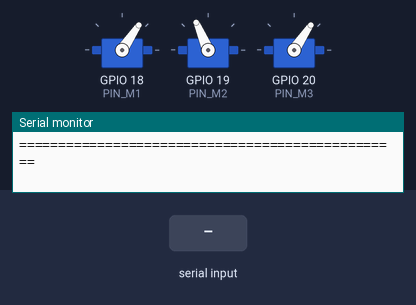
Simulated run of this sketch. Board: ESP32-S3. On the bench: 3 × servo, the last lines printed to the serial monitor. Inputs (shaded band) come from the test bench.

Above: at 1.2 s.
1.3 s: "M1 2000\n" received over Serial
At 1.8 s:
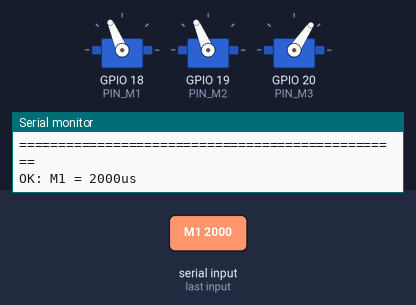
2.8 s: "ZERO\n" received over Serial
At 4.0 s:
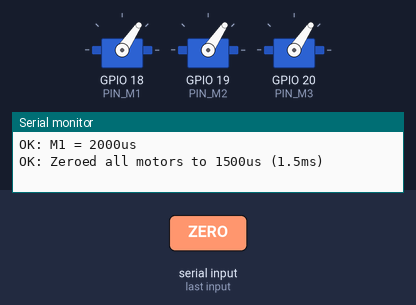
4.3 s: "M2 1800\n" received over Serial
At 5.3 s:
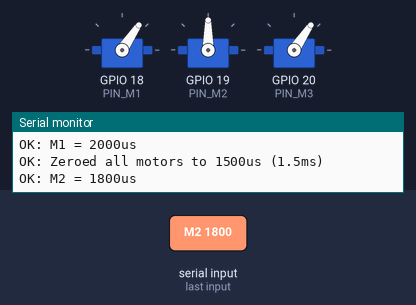
5.8 s: "M3 2500\n" received over Serial
At 6.5 s:
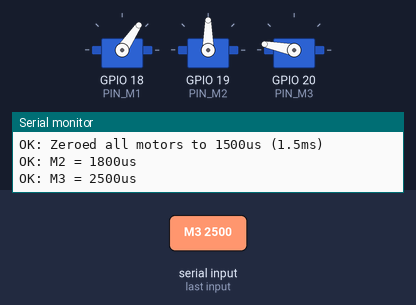
7.3 s: "M2 1480\n" received over Serial
At 7.6 s:
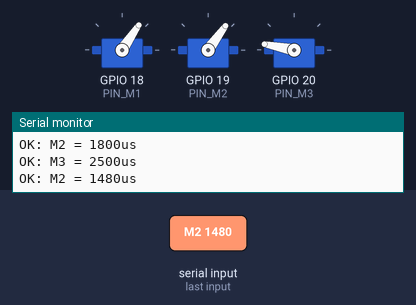
8.8 s: "HOME\n" received over Serial
At 9.9 s:
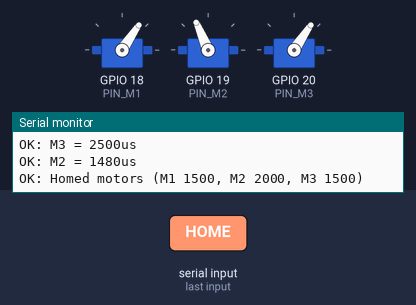
Timing chart, 0 to 11.3 s (numbered marks = the images above; inputs shaded):
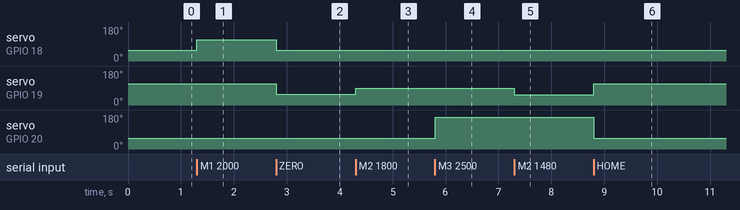

The sketch:

rasticrane_controller.ino
```cpp
/*
  =============================================================================
  ME416 Lab 2: RASTICrane 3-DOF Robot Arm Controller Firmware
  =============================================================================
  Target Hardware: ESP32-S3, ESP32, Arduino Uno / Mega / Nano, Teensy

  Controls 3 PWM Servos:
    - Motor 1 (M1): Shoulder Elev(Pin 18 on ESP32, or Pin 9 on Arduino)
    - Motor 2 (M2): Base Yaw     (Pin 19 on ESP32, or Pin 10 on Arduino)
    - Motor 3 (M3): Elbow Elev   (Pin 20 on ESP32, or Pin 11 on Arduino)

  Pulse Widths:
    - Zero Position: 1500 us (0 deg)
    - Home Position: 2500 us (+90 deg)
    - Range: 1500 us to 2500 us

  Serial Command Protocol (115200 baud, LF or CRLF terminator):
    - M1 <microseconds>       -> Shoulder servo (e.g. "M1 2000")
    - M2 <microseconds>       -> Base servo     (e.g. "M2 1800")
    - M3 <microseconds>       -> Elbow servo    (e.g. "M3 2500")
    - POS <m1> <m2> <m3>      -> e.g. "POS 2500 2500 2500"
    - HOME                    -> Sets M1, M2, M3 all to 2500 us (+90 deg)
    - ZERO                    -> Sets M1, M2, M3 all to 1500 us (0 deg)
    - STOP                    -> Detaches all servos (safe release / E-STOP)
    - PING                    -> Responds "PONG" with current pulse widths
  =============================================================================
*/

#if defined(ESP32) || defined(ARDUINO_ARCH_ESP32)
  #include <ESP32Servo.h>
  #define PIN_M1 18 // Shoulder
  #define PIN_M2 19 // Base Yaw
  #define PIN_M3 20 // Elbow
#else
  #include <Servo.h>
  #define PIN_M1 9  // Shoulder
  #define PIN_M2 10 // Base Yaw
  #define PIN_M3 11 // Elbow
#endif

// Servos
Servo servo1; // Shoulder (M1)
Servo servo2; // Base (M2)
Servo servo3; // Elbow (M3)

// Pulse Limits (Microseconds)
const int MIN_PULSE_US = 1000;
const int MAX_PULSE_US = 2600;
const int ZERO_US      = 1500; // 1.5ms for all motors
const int BASE_ZERO_US = 2000; // 0 deg center for M2 Base Yaw (+/-45 deg)
const int HOME_US      = 2500; // +90 deg

// Current target microsecond values (boot to 1500us Zero on all motors)
int currentM1 = ZERO_US;
int currentM2 = ZERO_US;
int currentM3 = ZERO_US;

bool servosAttached = false;
String inputString = "";
bool stringComplete = false;

void attachAllServos() {
  if (!servosAttached) {
    #if defined(ESP32) || defined(ARDUINO_ARCH_ESP32)
      servo1.setPeriodHertz(50);
      servo2.setPeriodHertz(50);
      servo3.setPeriodHertz(50);
    #endif
    servo1.attach(PIN_M1, MIN_PULSE_US, MAX_PULSE_US);
    servo2.attach(PIN_M2, MIN_PULSE_US, MAX_PULSE_US);
    servo3.attach(PIN_M3, MIN_PULSE_US, MAX_PULSE_US);
    servosAttached = true;
  }
}

void detachAllServos() {
  if (servosAttached) {
    servo1.detach();
    servo2.detach();
    servo3.detach();
    servosAttached = false;
    Serial.println("OK: Servos detached (E-STOP)");
  }
}

void applyPulses() {
  attachAllServos();
  servo1.writeMicroseconds(currentM1);
  servo2.writeMicroseconds(currentM2);
  servo3.writeMicroseconds(currentM3);
}

void setHome() {
  currentM1 = 1500;
  currentM2 = 2000;
  currentM3 = 1500;
  applyPulses();
  Serial.println("OK: Homed motors (M1 1500, M2 2000, M3 1500)");
}

void setZero() {
  currentM1 = ZERO_US;
  currentM2 = ZERO_US;
  currentM3 = ZERO_US;
  applyPulses();
  Serial.println("OK: Zeroed all motors to 1500us (1.5ms)");
}

void setup() {
  Serial.begin(115200);
  while (!Serial && millis() < 2000) {} // Brief settle

  inputString.reserve(64);

  // Initialize and go to home position (M1: 1500us, M2: 2000us, M3: 1500us)
  attachAllServos();
  setHome();

  Serial.println("=================================================");
  Serial.println("RASTICrane ME416 Robot Arm Controller Ready");
  Serial.println("Baud: 115200 | Home: M1 1500us | M2 2000us | M3 1500us");
  Serial.println("Commands: M1 <us>, M2 <us>, M3 <us>, POS <m1> <m2> <m3>, HOME, ZERO, STOP");
  Serial.println("=================================================");
}

void parseAndExecuteCommand(String cmd) {
  cmd.trim();
  if (cmd.length() == 0) return;

  cmd.toUpperCase();

  if (cmd == "HOME") {
    setHome();
    return;
  }

  if (cmd == "ZERO") {
    setZero();
    return;
  }

  if (cmd == "STOP" || cmd == "ESTOP") {
    detachAllServos();
    return;
  }

  if (cmd == "PING") {
    Serial.print("PONG M1:");
    Serial.print(currentM1);
    Serial.print(" M2:");
    Serial.print(currentM2);
    Serial.print(" M3:");
    Serial.println(currentM3);
    return;
  }

  // Multi-motor command: "POS 1500 1480 1520"
  if (cmd.startsWith("POS")) {
    int p1 = cmd.indexOf(' ');
    int p2 = cmd.indexOf(' ', p1 + 1);
    int p3 = cmd.indexOf(' ', p2 + 1);
    if (p1 > 0 && p2 > 0 && p3 > 0) {
      int m1 = cmd.substring(p1 + 1, p2).toInt();
      int m2 = cmd.substring(p2 + 1, p3).toInt();
      int m3 = cmd.substring(p3 + 1).toInt();

      currentM1 = constrain(m1, MIN_PULSE_US, MAX_PULSE_US);
      currentM2 = constrain(m2, MIN_PULSE_US, MAX_PULSE_US);
      currentM3 = constrain(m3, MIN_PULSE_US, MAX_PULSE_US);
      applyPulses();

      Serial.print("OK: POS ");
      Serial.print(currentM1);
      Serial.print(" ");
      Serial.print(currentM2);
      Serial.print(" ");
      Serial.println(currentM3);
      return;
    }
  }

  // Single motor commands: "M1 1500", "M2 1480", "M3 1520"
  if (cmd.startsWith("M1") || cmd.startsWith("M2") || cmd.startsWith("M3")) {
    int motorIdx = cmd.charAt(1) - '0';
    int spaceIdx = cmd.indexOf(' ');
    if (spaceIdx > 0) {
      int us = cmd.substring(spaceIdx + 1).toInt();
      us = constrain(us, MIN_PULSE_US, MAX_PULSE_US);

      if (motorIdx == 1) currentM1 = us;
      else if (motorIdx == 2) currentM2 = us;
      else if (motorIdx == 3) currentM3 = us;

      applyPulses();

      Serial.print("OK: M");
      Serial.print(motorIdx);
      Serial.print(" = ");
      Serial.print(us);
      Serial.println("us");
      return;
    }
  }

  Serial.print("ERROR: Unknown command '");
  Serial.print(cmd);
  Serial.println("'. Try HOME, POS <m1> <m2> <m3>, or M1 1500");
}

void loop() {
  while (Serial.available()) {
    char inChar = (char)Serial.read();
    if (inChar == '\n' || inChar == '\r') {
      if (inputString.length() > 0) {
        parseAndExecuteCommand(inputString);
        inputString = "";
      }
    } else {
      inputString += inChar;
    }
  }
}
```

Measured:
- after the input at 1.3 s, servo on GPIO 18 (PIN_M1): 56° → 113° at once
- after the input at 2.8 s, servo on GPIO 18 (PIN_M1), servo on GPIO 19 (PIN_M2): 113° → 56° at once
- after the input at 4.3 s, servo on GPIO 19 (PIN_M2): 56° → 90° at once
- after the input at 5.8 s, servo on GPIO 20 (PIN_M3): 56° → 169° at once
- after the input at 7.3 s, servo on GPIO 19 (PIN_M2): 90° → 54° at once
- after the input at 8.8 s, servo on GPIO 19 (PIN_M2): 54° → 113° at once; servo on GPIO 20 (PIN_M3): 169° → 56° at once
